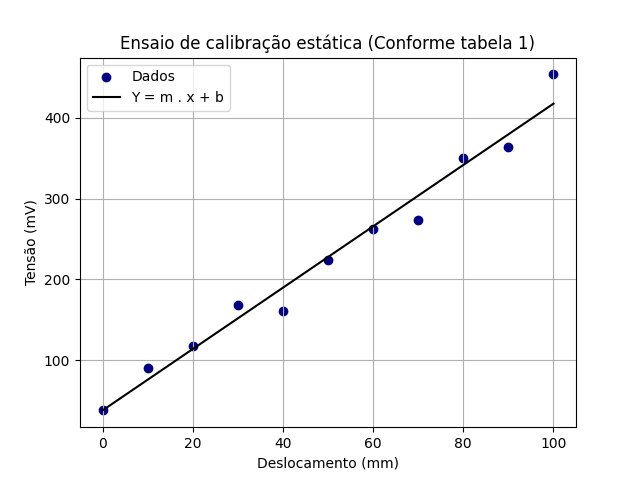

Reproduce this figure in Python.
# Bibliotecas utilizadas no VSC
import numpy as np
import matplotlib.pyplot as plt
from scipy.stats import linregress

# Dados da tabela 1 dada no exercicio 01 da lista I
dados = """
0; 39.20
10; 90.80
20; 118.36
30; 168.80
40; 160.96
50; 224.64
60; 261.88
70; 272.92
80; 350.12
90; 363.88
100; 453.28
"""

# Obtendo a separacao de deslocamento e tensoes
linhas = dados.strip().split('\n')
deslocamento = np.array([float(linha.split(';')[0]) for linha in linhas])
tensao = np.array([float(linha.split(';')[1].replace(',', '.')) for linha in linhas])

# Regressão linear utilizando a biblioteca SciPy
slope, intercept, r_value, p_value, std_err = linregress(deslocamento, tensao)

# Plot da reta e pontos (Ajuste de cores da reta e pontos)
plt.scatter(deslocamento, tensao, color='navy', label='Dados')
plt.plot(deslocamento, slope * deslocamento + intercept, 'r', color='black', label='Y = m . x + b')
plt.xlabel('Deslocamento (mm)')
plt.ylabel('Tensão (mV)')
plt.title('Ensaio de calibração estática (Conforme tabela 1)')
plt.legend()
plt.grid(True)
plt.show()

# Calculo da sensibilidade e da faixa de entrada / saida
sensibilidade = slope
print(f"Sensibilidade: {sensibilidade:.2f} mV/mm")
faixa_dinamica_entrada = max(deslocamento) - min(deslocamento)
print(f"Faixa dinâmica de entrada: {faixa_dinamica_entrada} mm")
faixa_dinamica_saida = max(tensao) - min(tensao)
print(f"Faixa dinâmica de saída: {faixa_dinamica_saida} mV")

# Resolucao (unidade mV e mm)
resolucao = 1 / sensibilidade
print(f"Resolução: {resolucao:.2f} mm")
